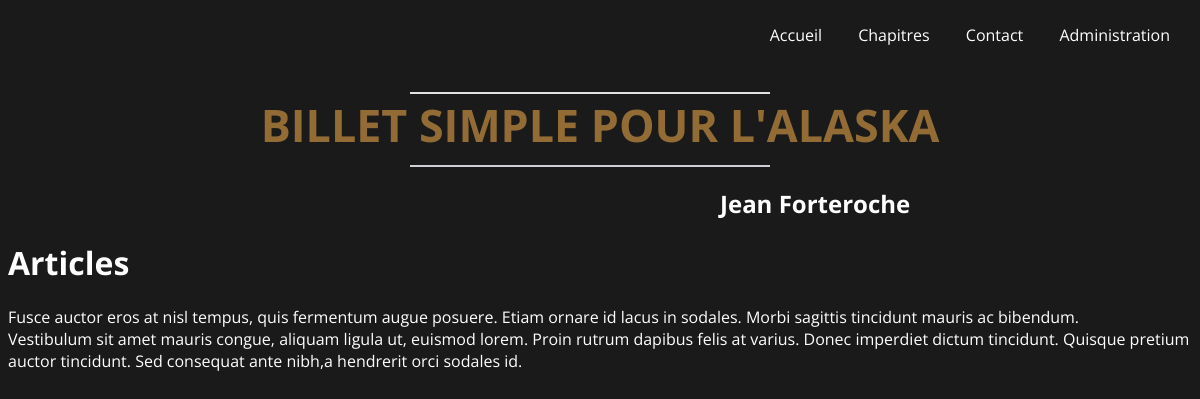
The app's page /chapitres, older data.
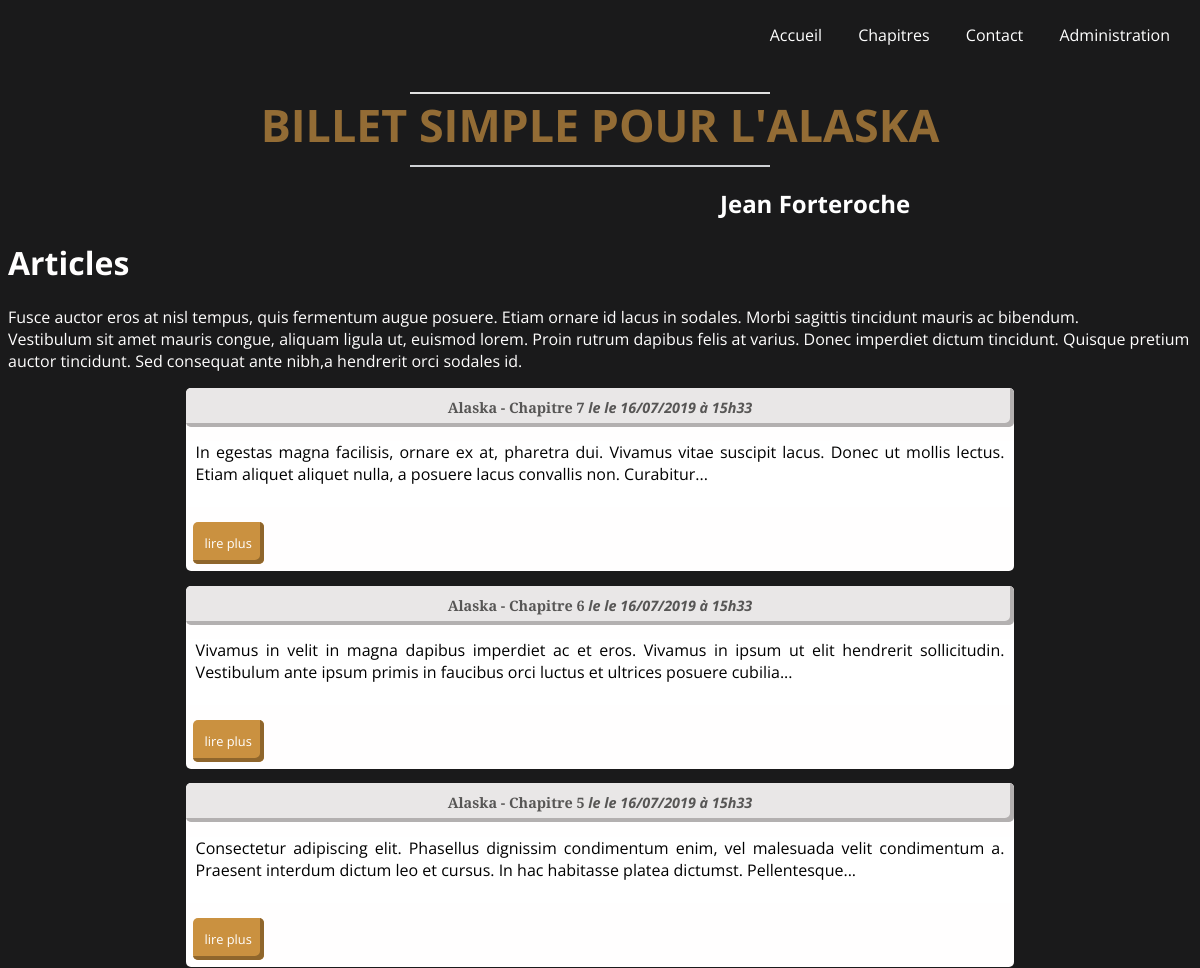
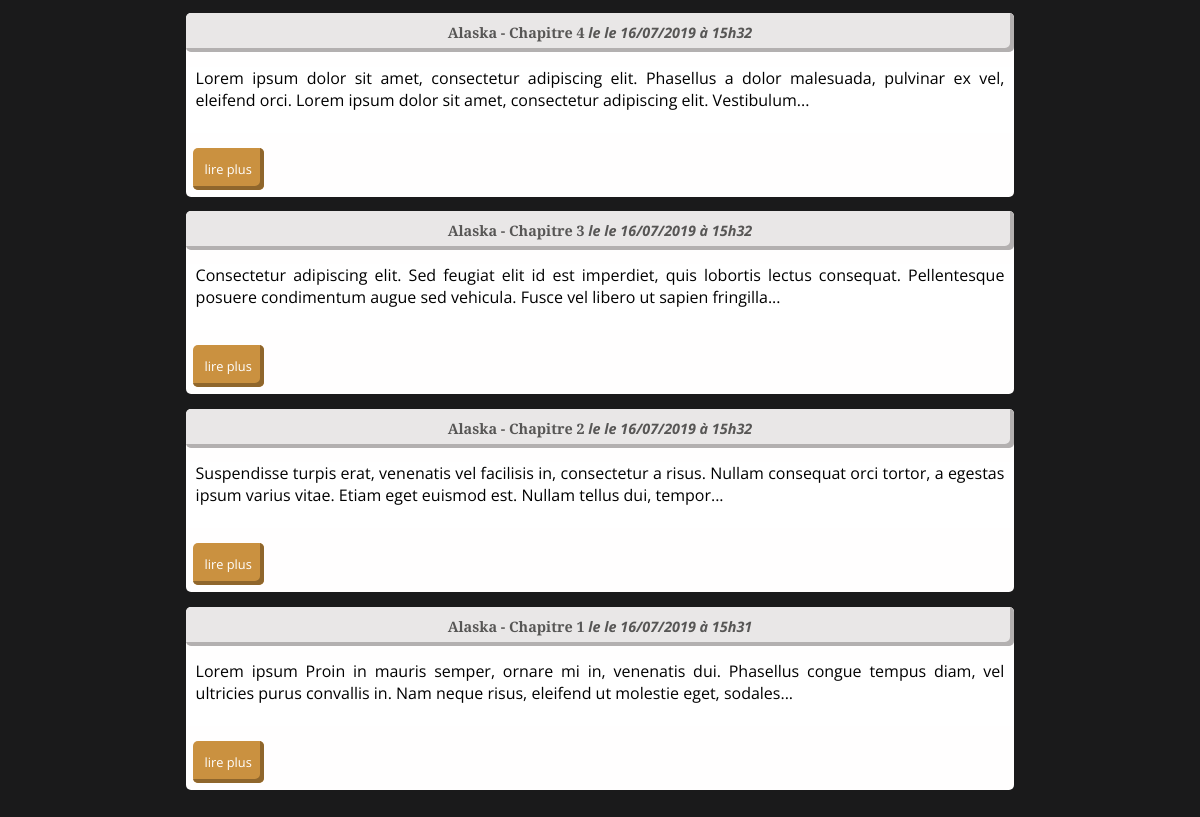
The same page, newer data (2 pictures, top to bottom).
### tables this page shows
CREATE TABLE `posts` (
  `id` int(11) NOT NULL,
  `title` varchar(255) NOT NULL,
  `content` text NOT NULL,
  `creation_date` datetime NOT NULL DEFAULT CURRENT_TIMESTAMP,
  `approuve` int(11) DEFAULT NULL,
  `supprimer` int(11) DEFAULT NULL
);

### controller/postController.php (called while the page is built, shortened)
<?php
require_once('model/postManager.php');
class postController {
    function __construct() {
        $this->postManager = new \Benjamin\Alaska\Model\postManager();
    }
    public function printChapters() {
        $posts = $this->postManager->getPosts();
        require('view/frontend/listPostView.php');
    }
}

### model/postManager.php (called while the page is built, shortened)
<?php
class postManager extends manager {
    function __construct() {
        $this->newManager = new \Benjamin\Alaska\Model\Manager();
    }
    public function getPosts() {
        $db = $this->newManager->dbConnect();
        $request = $db->query('SELECT id, title, content, DATE_FORMAT(creation_date, \'le %d/%m/%Y à %Hh%i\') AS creation_date_fr FROM posts ORDER BY id DESC');
        return $request;
    }
}

### view/frontend/listPostView.php (the view, shortened to what this page needs)
<?php
require('header.php');
$menu = view_menu();
?>
<div id="title_articles">
    <h1>Articles</h1>
    Fusce auctor eros at nisl tempus, quis fermentum augue posuere. Etiam ornare id lacus in sodales. Morbi sagittis tincidunt mauris ac bibendum. <br />
    Vestibulum sit amet mauris congue, aliquam ligula ut, euismod lorem. Proin rutrum dapibus felis at varius. Donec imperdiet dictum tincidunt. Quisque pretium auctor tincidunt. Sed consequat ante nibh,a hendrerit orci sodales id.</p>
</div>
<?php
    while ($data = $posts->fetch()) {
?>
    <div class="news">
        <h3>
            <?= (html_entity_decode($data['title'])) ?>
            <em>le <?= $data['creation_date_fr'] ?></em>
        </h3>
        <div id="chapters_part">
        <?php
            if (strlen(strip_tags($data['content'])) >= 180) {
                $space = strpos(strip_tags($data['content']), ' ', 180);
                echo substr(strip_tags($data['content']), 0, $space).'...';
            }
            else
                echo(strip_tags($data['content']));
        ?>
            <br /><br />
        </div>
        <a class="btn_valid" href="<?php $_POST['URL_PATH'] ?>chapitres/<?= $data['id'] ?>">lire plus</a>
    </div>
<?php
    }
?>
<?php $content = ob_get_clean(); ?>
<?php require('template.php'); ?>

### index.php (shortened to what this page needs)
<?php
require_once('controller/postController.php');
    $postController = new \Benjamin\Alaska\Controller\postController();
$url = '';
if(isset($_GET['url'])) {
    $url = explode('/', $_GET['url']);
}
if (empty($url)) {
    $postController->getPosts();
}
else if($url[0] == 'chapitres') {
    if (empty($url[1])) {
        $postController->printChapters();
    }
}

### view/frontend/header.php (shortened to what this page needs)
<?php
    function view_menu() {
        $tab_link_menu = array("index", "chapitres", "contact", "administration");
        $tab_text_menu = array("Accueil", "Chapitres", "Contact", "Administration");
        $info = pathinfo($_SERVER['PHP_SELF']);
        $menu = "\n<div id=\"menu\">\n      <ul id=\"tabs\">\n";
            foreach($tab_link_menu as $cle=>$link) {
                $menu .="<li";
                    $menu .= "><a href=\"" . $_POST['URL_PATH'] . $link . "\">" . $tab_text_menu[$cle] . "</a></li>\n";
            }
            $menu .= "</ul>\n</div>";
            return $menu;
    }
?>

### view/frontend/template.php (shortened to what this page needs)
<!DOCTYPE html>
<html lang="fr"/>
    <head>
        <link href="<?= $_POST['URL_PATH'] ?>public/css/style.css" type="text/css" rel="stylesheet"/>
    </head>
    <header>
        <?php echo $menu; ?>
        <div class="header_content">
            <h1><a href="http://localhost/coursphp/Jean-Forteroche/">Billet simple pour l'Alaska</a></h1>
            <h2>Jean Forteroche</h2>
        </div>
    </header>
    <body>
        <?= $content ?>
    </body>
</html>

### public/css/style.css (style rules this page uses)
* { font-family:'Open Sans', Verdana, Tahoma, sans-serif; }
body { background-color: #0d0d0ef1; background-size: 100%; position: relative; }
h3 { font-family: 'Merriweather', 'Open Sans', Verdana; background: rgb(233, 231, 231); text-align: center; font-size: 0.9em; padding: 10px; text-decoration: none; color: rgb(29, 28, 28); box-shadow: inset -4px -4px 0px 0px rgb(179, 176, 176); border-radius: 5px; }
h2 { color: #936C35; }
a { text-decoration: none; color: #936C35; }
.header_content h1 { text-align: center; font-size: 2.8em; font-family: 'Open Sans', Verdana, Tahoma, sans-serif; color: #ffff; text-transform: uppercase; }
.header_content h1 a { color: #936C35; }
.header_content h1::before { position: relative; display: block; content: ""; height: 2px; width: 360px; background-color: rgba(255, 255, 255, 0.863); left: calc(50% - 190px); }
.header_content h1::after { position: relative; display: block; content: ""; height: 2px; width: 360px; background-color: rgba(234, 237, 241, 0.863); left: calc(50% - 190px); top: 10px; }
.header_content h2 { margin-left: calc(50% + 120px); font-family: 'Open Sans', Verdana, Tahoma, sans-serif; color: white; }
#menu { display: flex; justify-content: flex-end; }
#tabs { list-style-type: none; }
#tabs li { margin-right: 12px; display: inline-block; }
#tabs a { font-family: 'Merriweather', 'Open Sans', Verdana; color: white; padding: 0 10px 2px 10px; font-size: 1em; text-decoration: none; }
#title_articles { color: rgb(255, 254, 254); }
.news { width: 70%; text-align: justify; margin: auto; background-color: rgb(255, 254, 254); border: 2px none white; border-radius: 5px; }
.news h3 { color: rgb(87, 86, 85); }
#chapters_part { background-color: white; padding: 0 10px 0 10px; }
.btn_valid { margin: 15px 0 7px 7px; background: rgb(202, 145, 64); text-align: center; position: relative; display: inline-flex; font-size: 0.8em; padding: 12px; font-family: 'Merriweather', 'Open Sans', Verdana; text-decoration: none; color: white; box-shadow: inset -4px -4px 0px 0px rgb(143, 102, 44); border-radius: 5px; }
.btn_valid:before, .btn_valid:after { content: ''; position: absolute; width: 100%; height: 100%; box-sizing: content-box; }

Row changes from the older to the newer data that the page shows:
added posts: title "Alaska - Chapitre 7", creation_date_fr "le 16/07/2019 à 15h33", content "In egestas magna facilisis, ornare ex at, pharetra dui. Vivamus vitae suscipit lacus. Donec ut mollis lectus. Etiam aliquet aliquet nulla, a posuere lacus convallis non. Curabitur"
added posts: title "Alaska - Chapitre 6", creation_date_fr "le 16/07/2019 à 15h33", content "Vivamus in velit in magna dapibus imperdiet ac et eros. Vivamus in ipsum ut elit hendrerit sollicitudin. Vestibulum ante ipsum primis in faucibus orci luctus et ultrices posuere cubilia"
added posts: title "Alaska - Chapitre 5", creation_date_fr "le 16/07/2019 à 15h33", content "Consectetur adipiscing elit. Phasellus dignissim condimentum enim, vel malesuada velit condimentum a. Praesent interdum dictum leo et cursus. In hac habitasse platea dictumst. Pellentesque"
added posts: title "Alaska - Chapitre 4", creation_date_fr "le 16/07/2019 à 15h32", content "Lorem ipsum dolor sit amet, consectetur adipiscing elit. Phasellus a dolor malesuada, pulvinar ex vel, eleifend orci. Lorem ipsum dolor sit amet, consectetur adipiscing elit. Vestibulum"
added posts: title "Alaska - Chapitre 3", creation_date_fr "le 16/07/2019 à 15h32", content "Consectetur adipiscing elit. Sed feugiat elit id est imperdiet, quis lobortis lectus consequat. Pellentesque posuere condimentum augue sed vehicula. Fusce vel libero ut sapien fringilla"
added posts: title "Alaska - Chapitre 2", creation_date_fr "le 16/07/2019 à 15h32", content "Suspendisse turpis erat, venenatis vel facilisis in, consectetur a risus. Nullam consequat orci tortor, a egestas ipsum varius vitae. Etiam eget euismod est. Nullam tellus dui, tempor"
added posts: title "Alaska - Chapitre 1", creation_date_fr "le 16/07/2019 à 15h31", content "Lorem ipsum Proin in mauris semper, ornare mi in, venenatis dui. Phasellus congue tempus diam, vel ultricies purus convallis in. Nam neque risus, eleifend ut molestie eget, sodales"
